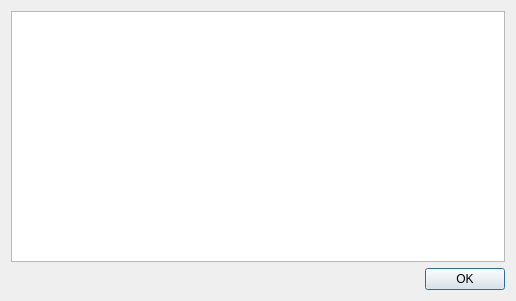
<?xml version="1.0" encoding="UTF-8"?>
<ui version="4.0">
 <class>TextPopup</class>
 <widget class="QDialog" name="TextPopup">
  <property name="geometry">
   <rect>
    <x>0</x>
    <y>0</y>
    <width>516</width>
    <height>301</height>
   </rect>
  </property>
  <property name="windowTitle">
   <string>DDC Toolbox</string>
  </property>
  <property name="windowIcon">
   <iconset resource="resources.qrc">
    <normaloff>:/img/icon.png</normaloff>:/img/icon.png</iconset>
  </property>
  <property name="modal">
   <bool>true</bool>
  </property>
  <layout class="QVBoxLayout" name="verticalLayout">
   <item>
    <widget class="QTextBrowser" name="textBrowser">
     <property name="html">
      <string>&lt;!DOCTYPE HTML PUBLIC &quot;-//W3C//DTD HTML 4.0//EN&quot; &quot;http://www.w3.org/TR/REC-html40/strict.dtd&quot;&gt;
&lt;html&gt;&lt;head&gt;&lt;meta name=&quot;qrichtext&quot; content=&quot;1&quot; /&gt;&lt;style type=&quot;text/css&quot;&gt;
p, li { white-space: pre-wrap; }
&lt;/style&gt;&lt;/head&gt;&lt;body style=&quot; font-family:'Sans Serif'; font-size:9pt; font-weight:400; font-style:normal;&quot;&gt;
&lt;p style=&quot;-qt-paragraph-type:empty; margin-top:0px; margin-bottom:0px; margin-left:0px; margin-right:0px; -qt-block-indent:0; text-indent:0px;&quot;&gt;&lt;br /&gt;&lt;/p&gt;&lt;/body&gt;&lt;/html&gt;</string>
     </property>
     <property name="openExternalLinks">
      <bool>true</bool>
     </property>
     <property name="openLinks">
      <bool>false</bool>
     </property>
    </widget>
   </item>
   <item>
    <widget class="QDialogButtonBox" name="buttonBox">
     <property name="standardButtons">
      <set>QDialogButtonBox::Ok</set>
     </property>
    </widget>
   </item>
  </layout>
 </widget>
 <resources>
  <include location="resources.qrc"/>
 </resources>
 <connections>
  <connection>
   <sender>buttonBox</sender>
   <signal>accepted()</signal>
   <receiver>TextPopup</receiver>
   <slot>accept()</slot>
   <hints>
    <hint type="sourcelabel">
     <x>199</x>
     <y>278</y>
    </hint>
    <hint type="destinationlabel">
     <x>199</x>
     <y>149</y>
    </hint>
   </hints>
  </connection>
 </connections>
</ui>
